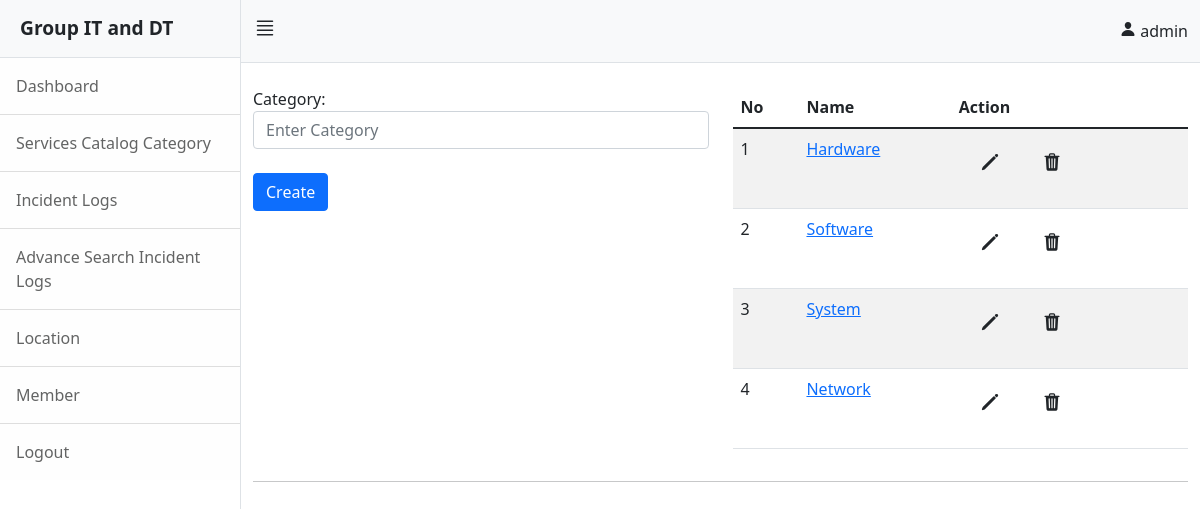
The app's page /admin/category.php (signed in) with its own data.
### tables this page shows
CREATE TABLE `category` (
  `id` int(11) NOT NULL,
  `category` varchar(255) NOT NULL,
  `status` varchar(255) NOT NULL
);

### admin/category.php (the view, shortened to what this page needs)
<?php
            include "head.php";
        ?>
<div class="d-flex" id="wrapper">
    <?php
                include "slidebar.php";
           ?>
    <div id="page-content-wrapper">
        <?php
                    include "nav.php";
                ?>
        <div class="container-fluid">
            <br>
            <div class="row">
                <div class="col-md-6">
                    <form action="backend.php" method="post">
                        <div class="form-group ">
                            <label for="category">Category:</label>
                            <input type="text" class="form-control" placeholder="Enter Category" name="category"
                                id="category" required>
                        </div>
                        <br>
                        <div class="form-group">
                            <input type="submit" name="category_create" class="btn btn-primary" value="Create">
                        </div>
                    </form>
                </div>
                <div class="col-md-6">
                    <table class="table table-striped">
                        <thead>
                            <tr>
                                <th>No</th>
                                <th>Name</th>
                                <th>Action</th>
                            </tr>
                        </thead>
                        <tbody>
                            <?php
                                $sql = "SELECT * FROM category Order by id DESC";
                                $result = mysqli_query($connect,$sql);
                                $number_row = mysqli_num_rows($result);
                                $number = 0;
                                $number += $number;
                                if($number_row > 0){
                                    foreach($result as $key=>$value){
                                        $status = $value['status'];
                                        if($status == 1){
                                        ?>
                            <tr>
                                <td><?php echo ++$number; ?></td>
                                <td><a href="subcategory.php?id=<?php echo $value['id']; ?>"> <?php echo $value['category']; ?> <a></td>
                                <td>
                                <div class="d-flex flex-row">
                                        <div class="p-2">
                                    <button class="text-dark btn" data-toggle="modal" data-target="#detail<?php echo $value['id']; ?>" >
                                    <h5><ion-icon name="pencil"></ion-icon></h5></button>
                                        </div>
                                    <div class="p-2">
                                    <form style="display:inline-block" class="form-display" action="backend.php" method="post">
                                        <button class="text-dark btn" type="submit" name="category_delete" value="" onclick="return confirm('Are you sure you want to delete this Category?')"
                                         ><h5><ion-icon name="trash"></ion-icon></h5></button>
                                    </form>
                                        </div>
                                </div>
                                </td>
                            </tr>
                            <?php
                                        }
                                    }
                                }
                            ?>
                        </tbody>
                    </table>
                </div>
            </div>
             <hr>
        </div>
    </div>
</div>
<?php
            include "footer.php";
        ?>

### records on screen
category: category "Hardware"
category: category "Software"
category: category "System"
category: category "Network"

### other values on screen
$_SESSION["username"] "admin"
